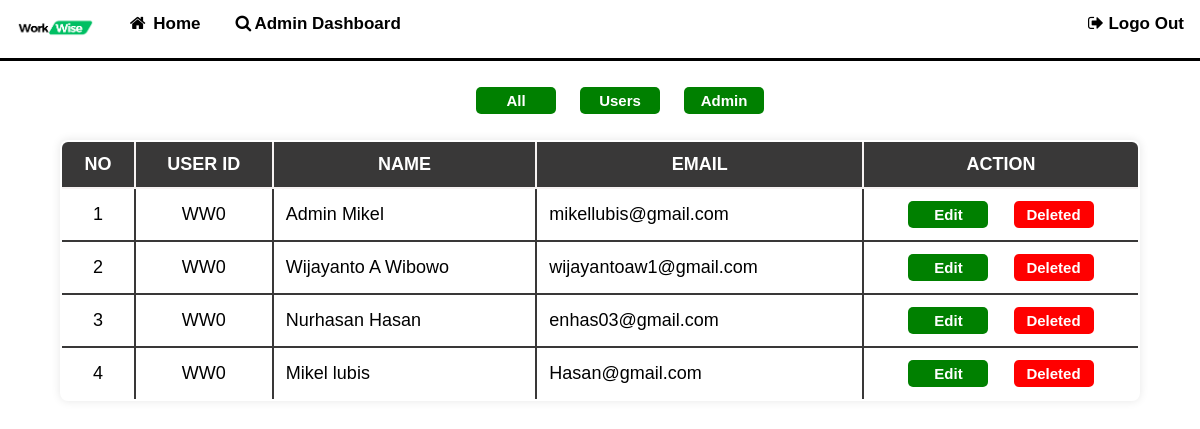
The app's page /WorkWise/admin/user_list.php, older data.
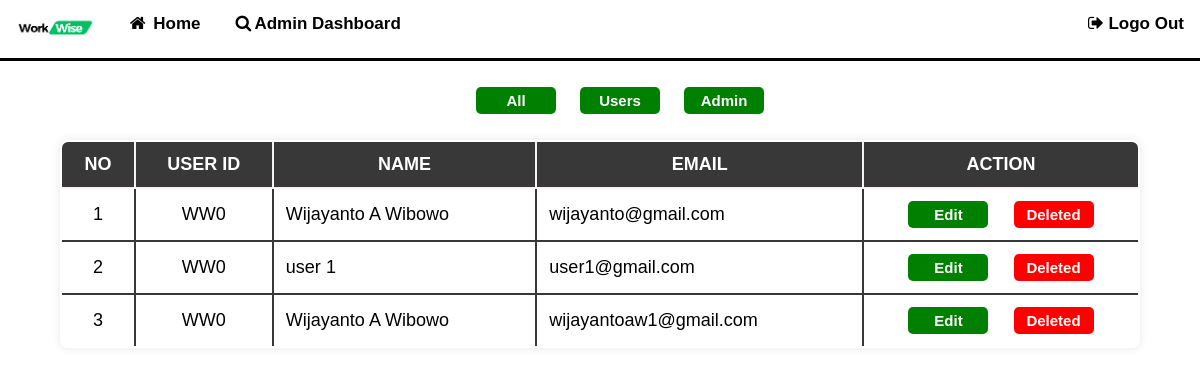
The same page, newer data.
### tables this page shows
CREATE TABLE `users` (
  `userid` int(11) NOT NULL,
  `fName` varchar(11) NOT NULL,
  `lName` varchar(11) NOT NULL,
  `email` varchar(64) NOT NULL,
  `password` varchar(128) NOT NULL,
  `question` varchar(32) NOT NULL,
  `answer` varchar(64) NOT NULL,
  `favourite_field` varchar(10) NOT NULL,
  `role` varchar(10) DEFAULT 'user',
  `image` varchar(50) NOT NULL DEFAULT 'user.jpg'
);

### WorkWise/admin/user_list.php (the view, shortened to what this page needs)
<?php include("../conn.php"); ?>
<!DOCTYPE html>
<html lang="en">
<head>
    <link rel="stylesheet" href=".././CSS/user_list.css">
</head>
<?php include_once 'admin_navbar.php'; ?>
<body>
    <form action="user_list.php" method="get">
        <ul class="btn">
            <li><button type="submit" name="all" value="all">All</button></li>
            <li><button type="submit" name="user" value="user">Users</button></li>
            <li><button type="submit" name="admin" value="admin">Admin</button></li>
        </ul>
    </form>
    <table>
        <thead>
            <th>No</th>
            <th>User ID</th>
            <th>Name</th>
            <th>Email</th>
            <th>Action</th>
        </thead>
        <?php
        if (isset($_GET['admin'])) {
            $admin = 'admin';
            $sql = "SELECT * FROM users WHERE role = '$admin';";
        } elseif (isset($_GET['user'])) {
            $user = 'user';
            $sql = "SELECT * FROM users WHERE role = '$user';";
        } else {
            $sql = "SELECT * FROM `users`";
        }
        $result = mysqli_query($conn, $sql);
        if ($result) {
            $count = 1;
            while ($row = mysqli_fetch_assoc($result)) {
        ?>
                <tbody>
                    <tr>
                        <td id="idNumber">
                            <?php echo $count; ?>
                        </td>
                        <td id="idNumber">WW<?php echo $row['userid']; ?></td>
                        <td>
                            <?php echo $row['fName'] . ' ' . $row['lName']; ?>
                        </td>
                        <td>
                            <?php echo $row['email']; ?>
                        </td>
                        <td id="btntd">
                            <form action="renter_password.php" method="GET">
                                <button type="submit" name="edit" value="edit">Edit</button>
                                <button id="delbtn" type="submit" name="delete" value="delete">Deleted</button>
                            </form>
                        </td>
                    </tr>
            <?php $count++;
            }
        }
            ?>
                </tbody>
    </table>
</body>
</html>

Row changes from the older to the newer data that the page shows:
removed users: userid "0", fName "Admin", lName "Mikel", email "mikellubis@gmail.com"
removed users: userid "0", fName "Nurhasan", lName "Hasan", email "enhas03@gmail.com"
removed users: userid "0", fName "Mikel", lName "lubis", email "Hasan@gmail.com"
added users: userid "0", fName "Wijayanto A", lName "Wibowo", email "wijayanto@gmail.com"
added users: userid "0", fName "user", lName "1", email "user1@gmail.com"
